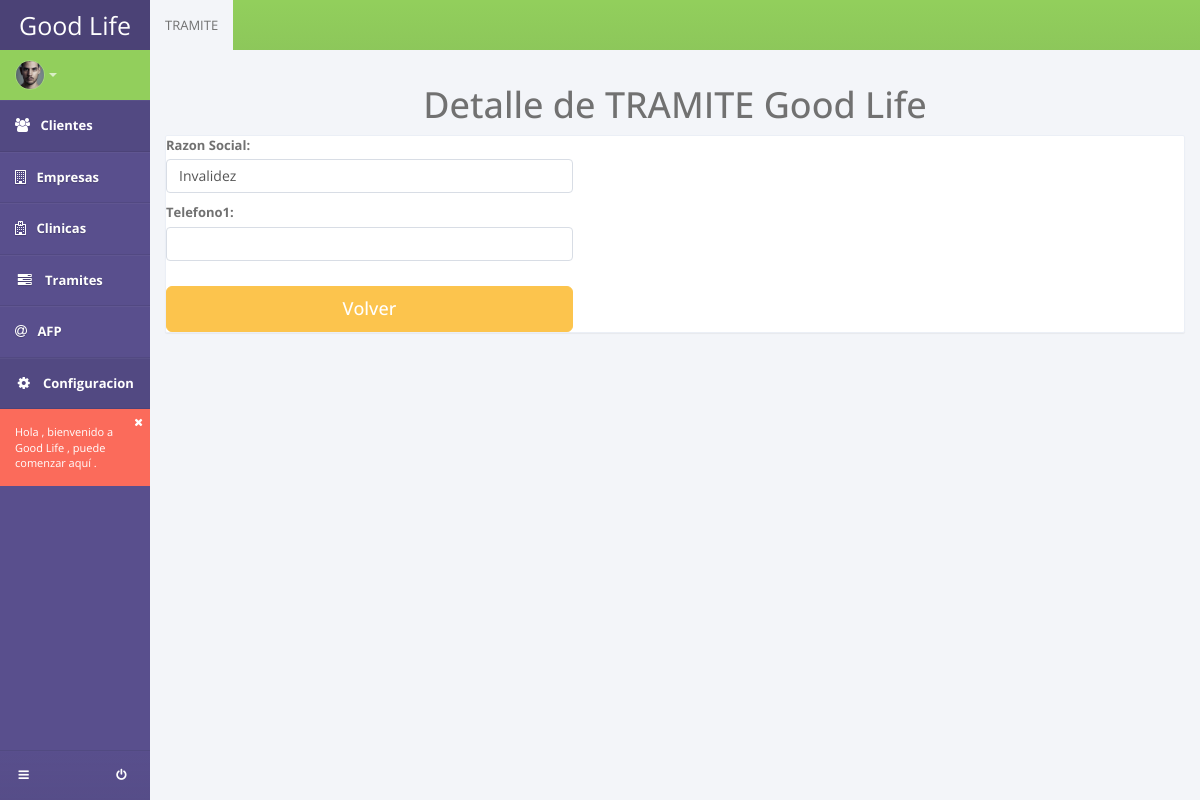
Before: /detail_tramite/4 with the older database file.
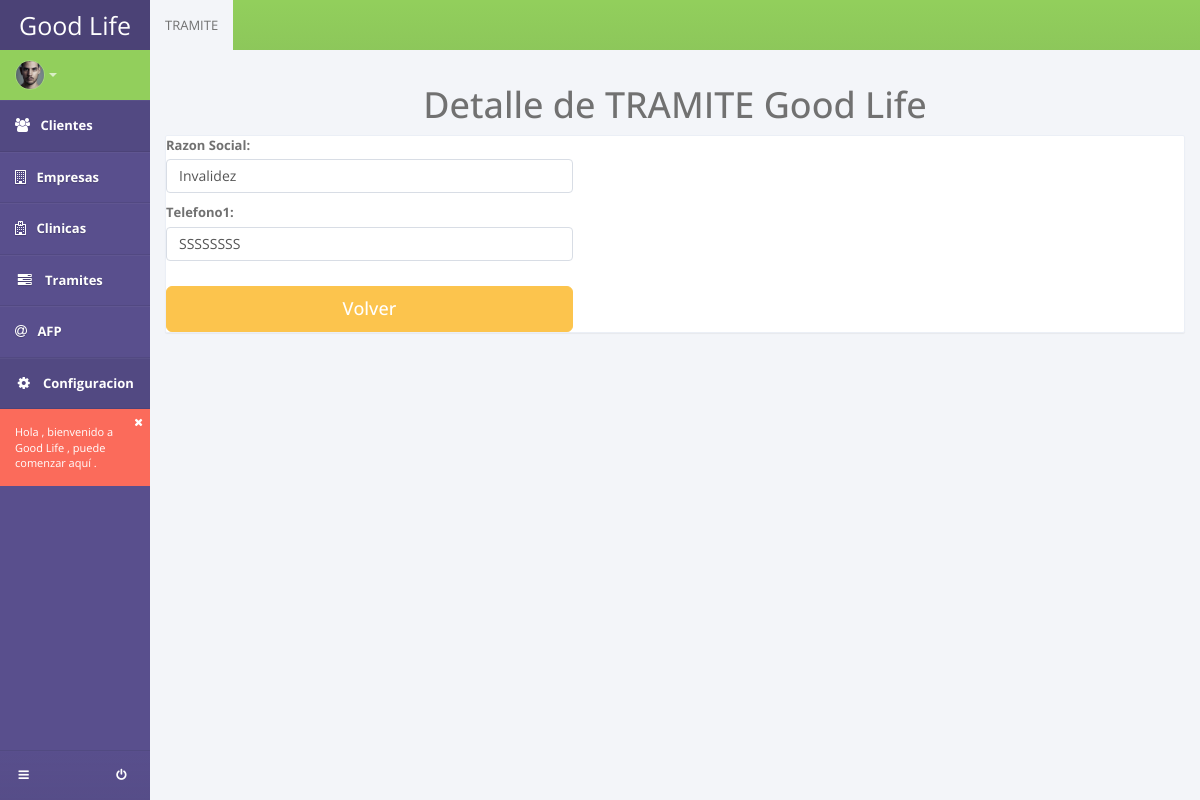
After: the same page with the newer database file.
### apps/tramites/models.py (models this page shows, shortened)
class Tramite(models.Model):
	tipo_tramite = models.CharField(max_length=150)
	observaciones = models.CharField(max_length=500, blank=True)

### apps/tramites/views.py (the view)
# urls.py: url(r'^detail_tramite/(?P<pk>\d+)$', TramiteDetail.as_view(), name='tramite_detail'),
class TramiteDetail(DetailView):
	template_name = 'tramites/detail_tramite.html'
	model = Tramite
	success_url = reverse_lazy('listar_tramite')

### templates/tramites/detail_tramite.html (shortened to what this page needs)
{% extends 'base_sistema.html' %}
{% block content %}
{% load widget_tweaks %}
<section id="content">
  <section class="vbox">
    <header class="header bg-success bg-gradient">
      <ul class="nav nav-tabs">
        <li class="active"><a href="#static" data-toggle="tab">TRAMITE</a></li>
      </ul>
    </header>
    <section class="scrollable wrapper">
     <h1 class="text-center">Detalle de TRAMITE Good Life</h1>
      <div class="tab-content">
        <div class="panel panel-default">
         <form class="form-horizontal" method='POST'>
        <div class="row">
          <div class="col-md-6">
            <div class="form-group">
              <label for="" class="col-sm-5 control-label2">Razon Social:</label>
              <div class="col-sm-10">
              <p class="form-control">{{object.tipo_tramite}}</p>
              </div>
              <label for="" class="col-sm-5 control-label2">Telefono1:</label>
              <div class="col-sm-10">
                <p class="form-control">{{object.observaciones}}</p>
              </div>
            </div>
          </div>
        </div>
        <div class="row">
          <div class="col-md-5">
            <a href="/listar_tramite/" class="btn btn-lg btn-block btn-warning">Volver</a>
          </div>
        </div>
        </form>
        </section>
    </section>
  </section>
</section>
{% endblock content %}

Changed rows visible on the page:
changed Tramite "Invalidez": observaciones (not shown) → "SSSSSSSS"
